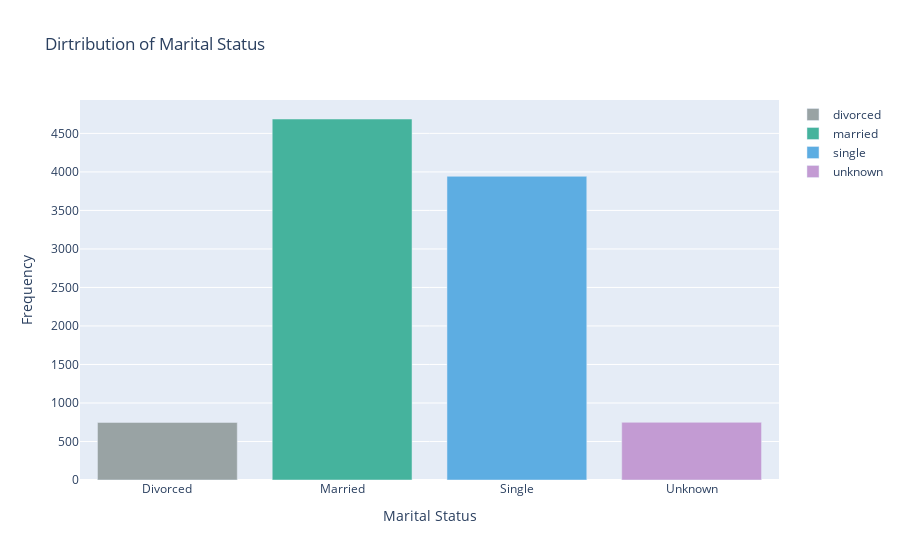

Write notebook code for a chart like this one.
### Code cell
# bar chart to show marital status
fig = go.Figure()

fig.add_trace(go.Bar(x = ['Divorced'], y = [len(divorced)], name = 'divorced', marker = dict(color = '#99a3a4')))
fig.add_trace(go.Bar(x = ['Married'], y = [len(married)], name = 'married', marker = dict(color = '#45b39d')))
fig.add_trace(go.Bar(x = ['Single'], y = [len(single)], name = 'single', marker = dict(color = '#5dade2')))
fig.add_trace(go.Bar(x = ['Unknown'], y = [len(unknown)], name = 'unknown', marker = dict(color = '#c39bd3')))
fig.update_layout(title = 'Dirtribution of Marital Status', xaxis_title = 'Marital Status', yaxis_title = 'Frequency', height = 500)
fig.show()

### Figure 1 — Plotly figure (JSON) as saved in the notebook; plotly's stock layout.template omitted (floating-point values rounded to 4 significant figures)
{"data": [{"marker": {"color": "#99a3a4"}, "name": "divorced", "type": "bar", "x": ["Divorced"], "y": [748]}, {"marker": {"color": "#45b39d"}, "name": "married", "type": "bar", "x": ["Married"], "y": [4687]}, {"marker": {"color": "#5dade2"}, "name": "single", "type": "bar", "x": ["Single"], "y": [3943]}, {"marker": {"color": "#c39bd3"}, "name": "unknown", "type": "bar", "x": ["Unknown"], "y": [749]}], "layout": {"autosize": true, "title": {"text": "Dirtribution of Marital Status"}, "xaxis": {"autorange": true, "range": [-0.5, 3.5], "title": {"text": "Marital Status"}, "type": "category"}, "yaxis": {"autorange": true, "range": [0, 4934.0], "title": {"text": "Frequency"}, "type": "linear"}}}
